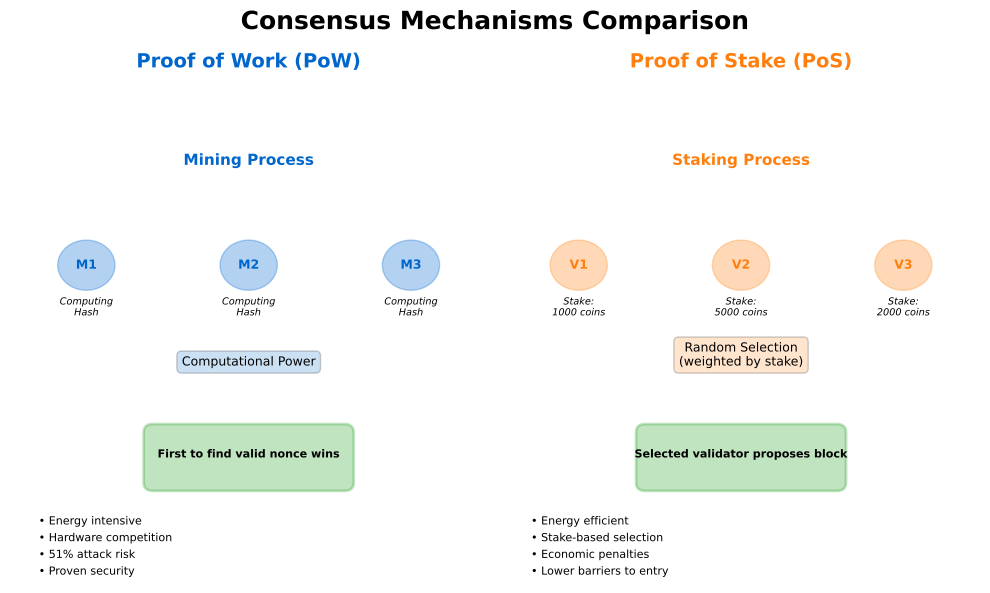

Here is the Python script that generated this plot:
#!/usr/bin/env python3
"""
Consensus Mechanisms Comparison
Side-by-side comparison of Proof of Work (PoW) vs Proof of Stake (PoS)
"""

import matplotlib.pyplot as plt
import matplotlib.patches as mpatches
from matplotlib.patches import FancyBboxPatch, Rectangle, Circle, FancyArrowPatch
import os

# Color palette
MLBLUE = '#0066CC'
MLORANGE = '#FF7F0E'
MLGREEN = '#2CA02C'
MLRED = '#D62728'
MLPURPLE = '#3333B2'

def create_consensus_comparison():
    fig, (ax1, ax2) = plt.subplots(1, 2, figsize=(10, 6), dpi=300)

    # Main title
    fig.suptitle('Consensus Mechanisms Comparison', fontsize=18, fontweight='bold', y=0.98)

    # ========== Proof of Work (PoW) ==========
    ax1.set_xlim(0, 5)
    ax1.set_ylim(0, 6)
    ax1.axis('off')
    ax1.set_title('Proof of Work (PoW)', fontsize=14, fontweight='bold',
                  color=MLBLUE, pad=10)

    # Mining process
    ax1.text(2.5, 5, 'Mining Process', fontsize=11, ha='center',
            fontweight='bold', color=MLBLUE)

    # Miners
    miner_positions = [(0.8, 3.8), (2.5, 3.8), (4.2, 3.8)]
    for i, (x, y) in enumerate(miner_positions):
        circle = Circle((x, y), 0.3, color=MLBLUE, alpha=0.3, zorder=10)
        ax1.add_patch(circle)
        ax1.text(x, y, f'M{i+1}', fontsize=9, ha='center', va='center',
                fontweight='bold', color=MLBLUE)
        ax1.text(x, y-0.6, 'Computing\nHash', fontsize=7, ha='center',
                style='italic')

    # Computational work indicator
    ax1.text(2.5, 2.6, 'Computational Power', fontsize=9, ha='center',
            bbox=dict(boxstyle='round,pad=0.4',
                     facecolor=MLBLUE,
                     alpha=0.2))

    # Winner
    winner_box = FancyBboxPatch((1.5, 1.2), 2, 0.6,
                                boxstyle="round,pad=0.1",
                                edgecolor=MLGREEN,
                                facecolor=MLGREEN,
                                alpha=0.3,
                                linewidth=2)
    ax1.add_patch(winner_box)
    ax1.text(2.5, 1.5, 'First to find valid nonce wins',
            fontsize=8, ha='center', fontweight='bold')

    # Key characteristics
    characteristics_pow = [
        '• Energy intensive',
        '• Hardware competition',
        '• 51% attack risk',
        '• Proven security'
    ]

    for i, char in enumerate(characteristics_pow):
        ax1.text(0.3, 0.8 - i*0.2, char, fontsize=8, va='top')

    # ========== Proof of Stake (PoS) ==========
    ax2.set_xlim(0, 5)
    ax2.set_ylim(0, 6)
    ax2.axis('off')
    ax2.set_title('Proof of Stake (PoS)', fontsize=14, fontweight='bold',
                  color=MLORANGE, pad=10)

    # Staking process
    ax2.text(2.5, 5, 'Staking Process', fontsize=11, ha='center',
            fontweight='bold', color=MLORANGE)

    # Validators with stakes
    validator_positions = [(0.8, 3.8), (2.5, 3.8), (4.2, 3.8)]
    stakes = ['1000', '5000', '2000']
    for i, ((x, y), stake) in enumerate(zip(validator_positions, stakes)):
        circle = Circle((x, y), 0.3, color=MLORANGE, alpha=0.3, zorder=10)
        ax2.add_patch(circle)
        ax2.text(x, y, f'V{i+1}', fontsize=9, ha='center', va='center',
                fontweight='bold', color=MLORANGE)
        ax2.text(x, y-0.6, f'Stake:\n{stake} coins', fontsize=7, ha='center',
                style='italic')

    # Selection mechanism
    ax2.text(2.5, 2.6, 'Random Selection\n(weighted by stake)',
            fontsize=9, ha='center',
            bbox=dict(boxstyle='round,pad=0.4',
                     facecolor=MLORANGE,
                     alpha=0.2))

    # Selected validator
    selected_box = FancyBboxPatch((1.5, 1.2), 2, 0.6,
                                  boxstyle="round,pad=0.1",
                                  edgecolor=MLGREEN,
                                  facecolor=MLGREEN,
                                  alpha=0.3,
                                  linewidth=2)
    ax2.add_patch(selected_box)
    ax2.text(2.5, 1.5, 'Selected validator proposes block',
            fontsize=8, ha='center', fontweight='bold')

    # Key characteristics
    characteristics_pos = [
        '• Energy efficient',
        '• Stake-based selection',
        '• Economic penalties',
        '• Lower barriers to entry'
    ]

    for i, char in enumerate(characteristics_pos):
        ax2.text(0.3, 0.8 - i*0.2, char, fontsize=8, va='top')

    plt.tight_layout()

    # Save in the same directory as the script
    script_dir = os.path.dirname(os.path.abspath(__file__))
    output_path = os.path.join(script_dir, '04_consensus_comparison.pdf')
    plt.savefig(output_path, format='pdf', dpi=300, bbox_inches='tight')
    print(f"Saved: {output_path}")
    plt.close()

if __name__ == '__main__':
    create_consensus_comparison()
